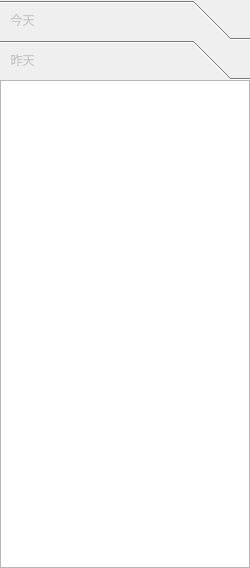
<?xml version="1.0" encoding="UTF-8"?>
<ui version="4.0">
 <class>QMsgWidget</class>
 <widget class="QBaseWidget" name="QMsgWidget">
  <property name="geometry">
   <rect>
    <x>0</x>
    <y>0</y>
    <width>250</width>
    <height>568</height>
   </rect>
  </property>
  <property name="windowTitle">
   <string>QMsgWidget</string>
  </property>
  <property name="styleSheet">
   <string notr="true">QToolBoxButton {min-height:40px;}
QToolBox::tab {  
	font: 75 14pt &quot;微软雅黑&quot;;
	color:#c8c8c8;
}  </string>
  </property>
  <layout class="QHBoxLayout" name="horizontalLayout_3">
   <property name="spacing">
    <number>0</number>
   </property>
   <property name="leftMargin">
    <number>0</number>
   </property>
   <property name="topMargin">
    <number>0</number>
   </property>
   <property name="rightMargin">
    <number>0</number>
   </property>
   <property name="bottomMargin">
    <number>0</number>
   </property>
   <item>
    <widget class="QToolBox" name="toolBox">
     <property name="currentIndex">
      <number>1</number>
     </property>
     <property name="tabSpacing">
      <number>0</number>
     </property>
     <widget class="QBaseWidget" name="page1">
      <property name="geometry">
       <rect>
        <x>0</x>
        <y>0</y>
        <width>250</width>
        <height>488</height>
       </rect>
      </property>
      <property name="maximumSize">
       <size>
        <width>16777215</width>
        <height>16777215</height>
       </size>
      </property>
      <attribute name="label">
       <string>  今天</string>
      </attribute>
      <layout class="QHBoxLayout" name="horizontalLayout_2">
       <property name="spacing">
        <number>0</number>
       </property>
       <property name="leftMargin">
        <number>0</number>
       </property>
       <property name="topMargin">
        <number>0</number>
       </property>
       <property name="rightMargin">
        <number>0</number>
       </property>
       <property name="bottomMargin">
        <number>0</number>
       </property>
       <item>
        <widget class="QListWidget" name="listWidget1"/>
       </item>
      </layout>
     </widget>
     <widget class="QBaseWidget" name="page2">
      <property name="geometry">
       <rect>
        <x>0</x>
        <y>0</y>
        <width>250</width>
        <height>488</height>
       </rect>
      </property>
      <attribute name="label">
       <string>  昨天</string>
      </attribute>
      <layout class="QHBoxLayout" name="horizontalLayout">
       <property name="spacing">
        <number>0</number>
       </property>
       <property name="leftMargin">
        <number>0</number>
       </property>
       <property name="topMargin">
        <number>0</number>
       </property>
       <property name="rightMargin">
        <number>0</number>
       </property>
       <property name="bottomMargin">
        <number>0</number>
       </property>
       <item>
        <widget class="QListWidget" name="listWidget2"/>
       </item>
      </layout>
     </widget>
    </widget>
   </item>
  </layout>
 </widget>
 <layoutdefault spacing="6" margin="11"/>
 <customwidgets>
  <customwidget>
   <class>QBaseWidget</class>
   <extends>QWidget</extends>
   <header>qbasewidget.h</header>
   <container>1</container>
  </customwidget>
 </customwidgets>
 <resources/>
 <connections/>
</ui>
